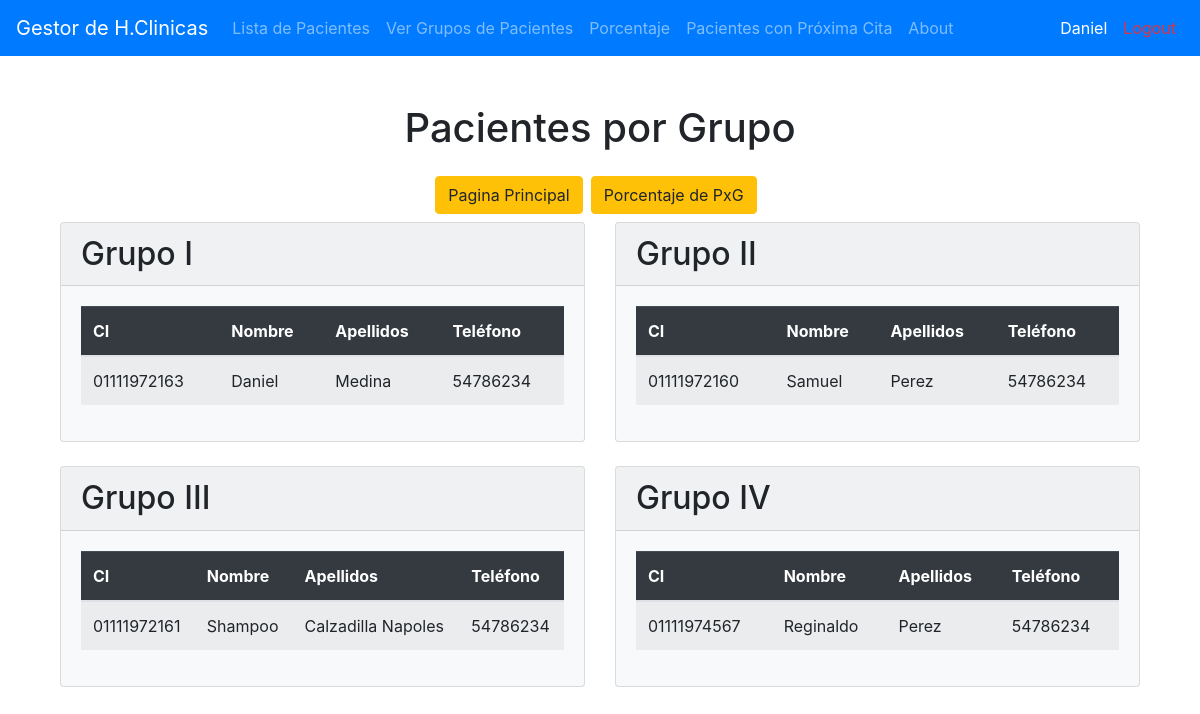
Page /grupos-pacientes/ (signed in) on the committed database.
### Historia/models.py (models this page shows, shortened)
class Grupos(models.Model):
    id = models.IntegerField(primary_key=True)
    grupo = models.CharField(max_length=255)

class Paciente(models.Model):
    ci = models.CharField(primary_key=True, max_length=11)
    nombre = models.CharField(max_length=50)
    apellidos = models.CharField(max_length=50)
    telefono = models.IntegerField(null=True)
    direccion = models.CharField(max_length=50)
    SEXO_CHOICES = (
        ('M', 'Masculino'),
        ('F', 'Femenino'),
    )
    sexo = models.CharField(max_length=1, choices=SEXO_CHOICES)
    RAZA_CHOICES = (
        ('B', 'Blanco'),
        ('N', 'Negro'),
    )
    raza = models.CharField(max_length=1, choices=RAZA_CHOICES)
    edad = models.IntegerField()

### Historia/views/grupos.py (the view)
# urls.py: path('grupos-pacientes/', grupos.grupos_pacientes, name='grupos_pacientes'),
@login_required(login_url="/")
def grupos_pacientes(request):
    grupos = Grupos.objects.all()
    pacientes_por_grupo = {grupo.grupo: [] for grupo in grupos}
    paciente_ultima_fecha_grupo = {}
    fechas_por_paciente = {}
    for fecha in Fecha.objects.all().order_by('-fecha_inicial'):
        if fecha.paciente not in fechas_por_paciente:
            fechas_por_paciente[fecha.paciente] = fecha
    for paciente, fecha in fechas_por_paciente.items():
        try:
            egeneral = fecha.egeneral
            if egeneral:
                try:
                    efaparato = egeneral.efaparato
                    if efaparato:
                        grupo = efaparato.grupos
                        paciente_ultima_fecha_grupo[paciente] = grupo.grupo
                except ObjectDoesNotExist:
                    pass
        except ObjectDoesNotExist:
            pass
    for paciente, ultimo_grupo in paciente_ultima_fecha_grupo.items():
        pacientes_por_grupo[ultimo_grupo].append({
            'ci': paciente.ci,
            'nombre': paciente.nombre,
            'apellidos': paciente.apellidos,
            'telefono': paciente.telefono,
        })
    context = {
        'pacientes_por_grupo': pacientes_por_grupo,
    }
    return render(request, 'grupos/grupos_pacientes.html', context)

### Historia/templates/grupos/grupos_pacientes.html
{% extends 'base.html' %}
{% block content %}
<div class="container-fluid">
    <h1 class="text-center my-4">Pacientes por Grupo</h1>
    <div class="d-flex justify-content-center">
        <a class="btn btn-warning mr-2 mb-2" href="{% url 'home' %}">Pagina Principal</a>
        <a class="btn btn-warning mr-2 mb-2" href="{% url 'porcentaje_pacientes_por_grupo' %}">Porcentaje de PxG</a>
    </div>
    <div class="row">
        {% for grupo, pacientes in pacientes_por_grupo.items %}
        <div class="col-md-6 mb-4">
            <div class="card bg-light">
                <div class="card-header">
                    <h2 class="mb-0">{{ grupo }}</h2>
                </div>
                <div class="card-body">
                    <table class="table table-striped table">
                        <thead class="table-dark">
                            <tr>
                                <th>CI</th>
                                <th>Nombre</th>
                                <th>Apellidos</th>
                                <th>Teléfono</th>
                            </tr>
                        </thead>
                        <tbody>
                            {% for paciente in pacientes %}
                            <tr>
                                <td>{{ paciente.ci }}</td>
                                <td>{{ paciente.nombre }}</td>
                                <td>{{ paciente.apellidos }}</td>
                                <td>{{ paciente.telefono }}</td>
                            </tr>
                            {% endfor %}
                        </tbody>
                    </table>
                </div>
            </div>
        </div>
        {% endfor %}
    </div>
</div>
{% endblock %}

### Historia/templates/base.html (shortened to what this page needs)
<!DOCTYPE html>
<html lang="en">
	<head>
		{% load static %}
		<link
			rel="stylesheet"
			href="https://stackpath.bootstrapcdn.com/bootstrap/4.5.2/css/bootstrap.min.css" />
	</head>
	<body>
		<nav class="navbar navbar-expand-lg navbar-dark bg-primary no-pdf">
			<a class="navbar-brand" href="{% url 'home' %}">Gestor de H.Clinicas</a>
			<div class="collapse navbar-collapse" id="navbarNav">
				<ul class="navbar-nav">
					<li class="nav-item">
						<a class="nav-link" href="{% url 'lista_pacientes' %}"
							>Lista de Pacientes</a
						>
					<li class="nav-item">
						<a class="nav-link" href="{% url 'grupos_pacientes' %}"
							>Ver Grupos de Pacientes</a
						>
					</li>
					</li>
					<li class="nav-item">
						<a
							class="nav-link"
							href="{% url 'porcentaje_pacientes_por_grupo' %}"
							>Porcentaje</a
						>
					</li>
					<li class="nav-item">
						<a href="{% url 'pacientes_con_proxima_cita' %}" class="nav-link">Pacientes con Próxima Cita</a>
					</li>
					<li class="nav-item">
						<a class="nav-link" href="{% url 'about' %}">About</a>
					</li>
				</ul>
			</div>
			<div class="navbar-nav">
				<li class="nav-item">
					<span class="nav-link text-white">{{user.first_name}}</span>
				</li>
				<li class="nav-item">
					<a class="nav-link text-danger" href="{% url 'logout' %}">Logout</a>
				</li>
			</div>
		</nav>
		<div class="container my-5">{% block content %} {% endblock %}</div>
	</body>
</html>

### rows in the picture
Grupos: pacientes_por_grupo "Grupo I"
Paciente: ci "01111972163", nombre "Daniel", apellidos "Medina"
Grupos: pacientes_por_grupo "Grupo II"
Paciente: ci "01111972160", nombre "Samuel", apellidos "Perez"
Grupos: pacientes_por_grupo "Grupo III"
Paciente: ci "01111972161", nombre "Shampoo", apellidos "Calzadilla Napoles"
Grupos: pacientes_por_grupo "Grupo IV"
Paciente: ci "01111974567", nombre "Reginaldo", apellidos "Perez"

### other values in the picture
{{ user.first_name }} "Daniel"
{{ paciente.telefono }} "54786234" "54786234" "54786234" "54786234"
